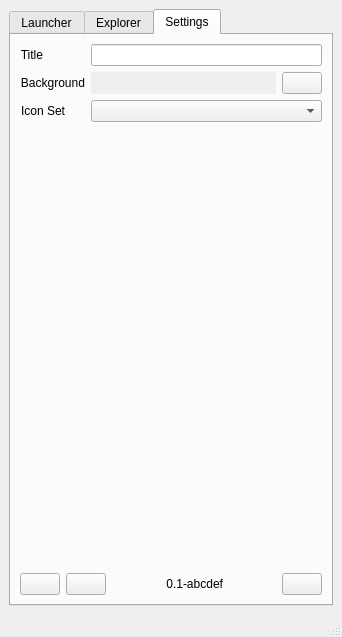
<?xml version="1.0" encoding="UTF-8"?>
<ui version="4.0">
 <class>MainWindow</class>
 <widget class="QMainWindow" name="MainWindow">
  <property name="geometry">
   <rect>
    <x>0</x>
    <y>0</y>
    <width>342</width>
    <height>637</height>
   </rect>
  </property>
  <property name="windowTitle">
   <string>Collector</string>
  </property>
  <widget class="QWidget" name="centralwidget">
   <layout class="QGridLayout" name="gridLayout">
    <item row="0" column="0">
     <widget class="QTabWidget" name="tabWidget">
      <property name="currentIndex">
       <number>2</number>
      </property>
      <widget class="QWidget" name="tabLauncher">
       <attribute name="icon">
        <iconset resource="Collector.qrc">
         <normaloff>:/icons/green/Start.png</normaloff>:/icons/green/Start.png</iconset>
       </attribute>
       <attribute name="title">
        <string>Launcher</string>
       </attribute>
       <layout class="QGridLayout" name="gridLayout_2">
        <item row="0" column="0">
         <layout class="QVBoxLayout" name="verticalLayout">
          <item>
           <widget class="QTreeView" name="tvwLauncher"/>
          </item>
          <item>
           <layout class="QHBoxLayout" name="horizontalLayout_4">
            <item>
             <widget class="QLineEdit" name="txtTopicName"/>
            </item>
            <item>
             <widget class="QPushButton" name="btnAddTopic">
              <property name="text">
               <string/>
              </property>
              <property name="icon">
               <iconset resource="Collector.qrc">
                <normaloff>:/icons/green/Plus.png</normaloff>:/icons/green/Plus.png</iconset>
              </property>
             </widget>
            </item>
           </layout>
          </item>
          <item>
           <layout class="QHBoxLayout" name="horizontalLayout">
            <item>
             <widget class="QPushButton" name="btnUp">
              <property name="text">
               <string/>
              </property>
              <property name="icon">
               <iconset resource="Collector.qrc">
                <normaloff>:/icons/green/Arrow1 Up.png</normaloff>:/icons/green/Arrow1 Up.png</iconset>
              </property>
             </widget>
            </item>
            <item>
             <widget class="QPushButton" name="btnDown">
              <property name="text">
               <string/>
              </property>
              <property name="icon">
               <iconset resource="Collector.qrc">
                <normaloff>:/icons/green/Arrow1 Down.png</normaloff>:/icons/green/Arrow1 Down.png</iconset>
              </property>
             </widget>
            </item>
            <item>
             <spacer name="horizontalSpacer">
              <property name="orientation">
               <enum>Qt::Horizontal</enum>
              </property>
              <property name="sizeHint" stdset="0">
               <size>
                <width>40</width>
                <height>20</height>
               </size>
              </property>
             </spacer>
            </item>
            <item>
             <widget class="QPushButton" name="btnDelete">
              <property name="text">
               <string/>
              </property>
              <property name="icon">
               <iconset resource="Collector.qrc">
                <normaloff>:/icons/green/Trash.png</normaloff>:/icons/green/Trash.png</iconset>
              </property>
             </widget>
            </item>
           </layout>
          </item>
         </layout>
        </item>
       </layout>
      </widget>
      <widget class="QWidget" name="tabExplorer">
       <attribute name="icon">
        <iconset resource="Collector.qrc">
         <normaloff>:/icons/green/Folder2.png</normaloff>:/icons/green/Folder2.png</iconset>
       </attribute>
       <attribute name="title">
        <string>Explorer</string>
       </attribute>
       <layout class="QGridLayout" name="gridLayout_3">
        <item row="0" column="0">
         <layout class="QVBoxLayout" name="verticalLayout_2">
          <item>
           <widget class="QCheckBox" name="chkOpenWithSystemDefault">
            <property name="text">
             <string>Open with system default</string>
            </property>
           </widget>
          </item>
          <item>
           <layout class="QHBoxLayout" name="horizontalLayout_2">
            <item>
             <widget class="QLineEdit" name="txtOpenWith"/>
            </item>
            <item>
             <widget class="QPushButton" name="btnBrowseOpenWith">
              <property name="text">
               <string/>
              </property>
              <property name="icon">
               <iconset resource="Collector.qrc">
                <normaloff>:/icons/green/Folder2.png</normaloff>:/icons/green/Folder2.png</iconset>
              </property>
             </widget>
            </item>
           </layout>
          </item>
          <item>
           <widget class="QTreeView" name="tvwBrowser"/>
          </item>
         </layout>
        </item>
        <item row="1" column="0">
         <widget class="QLabel" name="lblShortcutPath">
          <property name="text">
           <string/>
          </property>
         </widget>
        </item>
        <item row="2" column="0">
         <layout class="QHBoxLayout" name="horizontalLayout_3">
          <item>
           <widget class="QLineEdit" name="txtShortcutName"/>
          </item>
          <item>
           <widget class="QPushButton" name="btnAddShortcut">
            <property name="text">
             <string/>
            </property>
            <property name="icon">
             <iconset resource="Collector.qrc">
              <normaloff>:/icons/green/Plus.png</normaloff>:/icons/green/Plus.png</iconset>
            </property>
           </widget>
          </item>
         </layout>
        </item>
       </layout>
      </widget>
      <widget class="QWidget" name="tabSettings">
       <attribute name="icon">
        <iconset resource="Collector.qrc">
         <normaloff>:/icons/green/Gear.png</normaloff>:/icons/green/Gear.png</iconset>
       </attribute>
       <attribute name="title">
        <string>Settings</string>
       </attribute>
       <layout class="QGridLayout" name="gridLayout_4">
        <item row="1" column="0">
         <spacer name="verticalSpacer">
          <property name="orientation">
           <enum>Qt::Vertical</enum>
          </property>
          <property name="sizeHint" stdset="0">
           <size>
            <width>20</width>
            <height>40</height>
           </size>
          </property>
         </spacer>
        </item>
        <item row="0" column="0">
         <layout class="QVBoxLayout" name="verticalLayout_3">
          <item>
           <layout class="QFormLayout" name="formLayout">
            <item row="0" column="0">
             <widget class="QLabel" name="label">
              <property name="text">
               <string>Title</string>
              </property>
              <property name="alignment">
               <set>Qt::AlignRight|Qt::AlignTrailing|Qt::AlignVCenter</set>
              </property>
             </widget>
            </item>
            <item row="0" column="1">
             <widget class="QLineEdit" name="lineEdit"/>
            </item>
            <item row="1" column="0">
             <widget class="QLabel" name="label_2">
              <property name="text">
               <string>Background</string>
              </property>
              <property name="alignment">
               <set>Qt::AlignRight|Qt::AlignTrailing|Qt::AlignVCenter</set>
              </property>
             </widget>
            </item>
            <item row="1" column="1">
             <layout class="QHBoxLayout" name="horizontalLayout_6">
              <item>
               <widget class="QLabel" name="lblBackgroundColorPreview">
                <property name="sizePolicy">
                 <sizepolicy hsizetype="Minimum" vsizetype="Preferred">
                  <horstretch>0</horstretch>
                  <verstretch>0</verstretch>
                 </sizepolicy>
                </property>
                <property name="minimumSize">
                 <size>
                  <width>0</width>
                  <height>0</height>
                 </size>
                </property>
                <property name="autoFillBackground">
                 <bool>true</bool>
                </property>
                <property name="text">
                 <string/>
                </property>
               </widget>
              </item>
              <item>
               <widget class="QPushButton" name="btnSelectBackgroundColor">
                <property name="sizePolicy">
                 <sizepolicy hsizetype="Maximum" vsizetype="Fixed">
                  <horstretch>0</horstretch>
                  <verstretch>0</verstretch>
                 </sizepolicy>
                </property>
                <property name="minimumSize">
                 <size>
                  <width>0</width>
                  <height>0</height>
                 </size>
                </property>
                <property name="maximumSize">
                 <size>
                  <width>16777215</width>
                  <height>16777215</height>
                 </size>
                </property>
                <property name="text">
                 <string/>
                </property>
                <property name="icon">
                 <iconset resource="Collector.qrc">
                  <normaloff>:/icons/green/Write.png</normaloff>:/icons/green/Write.png</iconset>
                </property>
               </widget>
              </item>
             </layout>
            </item>
            <item row="2" column="0">
             <widget class="QLabel" name="label_3">
              <property name="text">
               <string>Icon Set</string>
              </property>
              <property name="alignment">
               <set>Qt::AlignRight|Qt::AlignTrailing|Qt::AlignVCenter</set>
              </property>
             </widget>
            </item>
            <item row="2" column="1">
             <widget class="QComboBox" name="cmbIconSet"/>
            </item>
           </layout>
          </item>
         </layout>
        </item>
        <item row="3" column="0">
         <layout class="QHBoxLayout" name="horizontalLayout_5">
          <item>
           <widget class="QPushButton" name="btnLoadTemplate">
            <property name="text">
             <string/>
            </property>
            <property name="icon">
             <iconset resource="Collector.qrc">
              <normaloff>:/icons/green/Folder2.png</normaloff>:/icons/green/Folder2.png</iconset>
            </property>
           </widget>
          </item>
          <item>
           <widget class="QPushButton" name="btnSave">
            <property name="text">
             <string/>
            </property>
            <property name="icon">
             <iconset resource="Collector.qrc">
              <normaloff>:/icons/green/Save.png</normaloff>:/icons/green/Save.png</iconset>
            </property>
           </widget>
          </item>
          <item>
           <spacer name="horizontalSpacer_2">
            <property name="orientation">
             <enum>Qt::Horizontal</enum>
            </property>
            <property name="sizeHint" stdset="0">
             <size>
              <width>40</width>
              <height>20</height>
             </size>
            </property>
           </spacer>
          </item>
          <item>
           <widget class="QLabel" name="lblVersion">
            <property name="text">
             <string>0.1-abcdef</string>
            </property>
            <property name="alignment">
             <set>Qt::AlignRight|Qt::AlignTrailing|Qt::AlignVCenter</set>
            </property>
           </widget>
          </item>
          <item>
           <spacer name="horizontalSpacer_3">
            <property name="orientation">
             <enum>Qt::Horizontal</enum>
            </property>
            <property name="sizeHint" stdset="0">
             <size>
              <width>40</width>
              <height>20</height>
             </size>
            </property>
           </spacer>
          </item>
          <item>
           <widget class="QPushButton" name="btnCreateShortcut">
            <property name="text">
             <string/>
            </property>
            <property name="icon">
             <iconset resource="Collector.qrc">
              <normaloff>:/icons/green/Star.png</normaloff>:/icons/green/Star.png</iconset>
            </property>
           </widget>
          </item>
         </layout>
        </item>
       </layout>
      </widget>
     </widget>
    </item>
   </layout>
  </widget>
  <widget class="QMenuBar" name="menubar">
   <property name="geometry">
    <rect>
     <x>0</x>
     <y>0</y>
     <width>342</width>
     <height>23</height>
    </rect>
   </property>
  </widget>
  <widget class="QStatusBar" name="statusbar"/>
 </widget>
 <resources>
  <include location="Collector.qrc"/>
 </resources>
 <connections/>
</ui>
